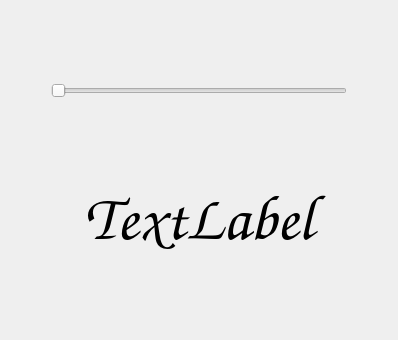
<?xml version="1.0" encoding="UTF-8"?>
<ui version="4.0">
 <class>Giny01</class>
 <widget class="QWidget" name="Giny01">
  <property name="geometry">
   <rect>
    <x>0</x>
    <y>0</y>
    <width>398</width>
    <height>340</height>
   </rect>
  </property>
  <property name="windowTitle">
   <string>Giny01 20240923</string>
  </property>
  <layout class="QVBoxLayout" name="verticalLayout">
   <item>
    <spacer name="verticalSpacer_3">
     <property name="orientation">
      <enum>Qt::Orientation::Vertical</enum>
     </property>
     <property name="sizeHint" stdset="0">
      <size>
       <width>20</width>
       <height>62</height>
      </size>
     </property>
    </spacer>
   </item>
   <item>
    <layout class="QHBoxLayout" name="horizontalLayout">
     <item>
      <spacer name="horizontalSpacer_2">
       <property name="orientation">
        <enum>Qt::Orientation::Horizontal</enum>
       </property>
       <property name="sizeType">
        <enum>QSizePolicy::Policy::Minimum</enum>
       </property>
       <property name="sizeHint" stdset="0">
        <size>
         <width>40</width>
         <height>20</height>
        </size>
       </property>
      </spacer>
     </item>
     <item>
      <widget class="QSlider" name="hs00">
       <property name="orientation">
        <enum>Qt::Orientation::Horizontal</enum>
       </property>
      </widget>
     </item>
     <item>
      <spacer name="horizontalSpacer">
       <property name="orientation">
        <enum>Qt::Orientation::Horizontal</enum>
       </property>
       <property name="sizeType">
        <enum>QSizePolicy::Policy::Minimum</enum>
       </property>
       <property name="sizeHint" stdset="0">
        <size>
         <width>40</width>
         <height>20</height>
        </size>
       </property>
      </spacer>
     </item>
    </layout>
   </item>
   <item>
    <spacer name="verticalSpacer_2">
     <property name="orientation">
      <enum>Qt::Orientation::Vertical</enum>
     </property>
     <property name="sizeHint" stdset="0">
      <size>
       <width>20</width>
       <height>62</height>
      </size>
     </property>
    </spacer>
   </item>
   <item>
    <widget class="QLabel" name="label00">
     <property name="font">
      <font>
       <family>Z003</family>
       <pointsize>48</pointsize>
       <italic>true</italic>
       <bold>true</bold>
      </font>
     </property>
     <property name="text">
      <string>TextLabel</string>
     </property>
     <property name="alignment">
      <set>Qt::AlignmentFlag::AlignCenter</set>
     </property>
    </widget>
   </item>
   <item>
    <spacer name="verticalSpacer">
     <property name="orientation">
      <enum>Qt::Orientation::Vertical</enum>
     </property>
     <property name="sizeHint" stdset="0">
      <size>
       <width>20</width>
       <height>62</height>
      </size>
     </property>
    </spacer>
   </item>
  </layout>
 </widget>
 <resources/>
 <connections/>
</ui>
